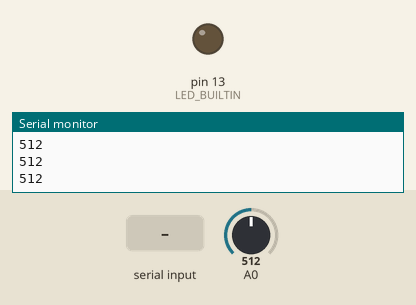
This sketch was run on a simulated Arduino Uno, built with avr-gcc and run on an emulated ATmega328P. Parts: output pins drawn as LEDs (lit = HIGH), the last lines printed to the serial monitor. The inputs (shaded band) are chosen by the test bench; at power-on: A0 = 512.

Above: at 1.2 s.
1.3 s: "ON\n" received over Serial
At 2.4 s:
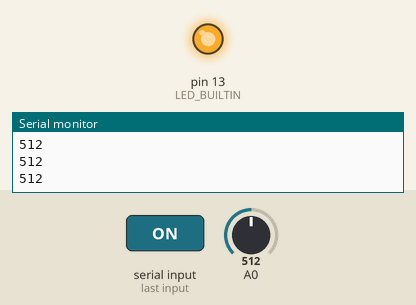
3.0 s: "OFF\n" received over Serial
At 3.6 s:
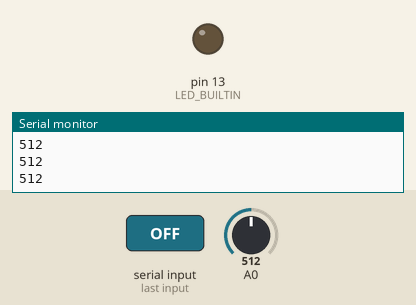
Timing chart, 0 to 6.0 s (numbered marks = the images above; inputs shaded):
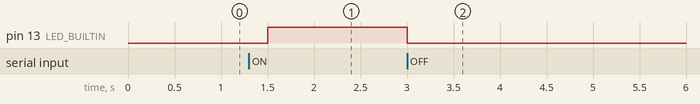

The sketch:

arduino_controller.ino
```cpp
void setup() {
  pinMode(LED_BUILTIN, OUTPUT);
Serial.begin(9600);
}


void loop() {
if (Serial.available() > 0) {
    String command = Serial.readStringUntil('\n');
command.trim();


if (command == "ON") {
digitalWrite(LED_BUILTIN, HIGH);
}


if (command == "OFF") {
digitalWrite(LED_BUILTIN, LOW);
}
}


int water = analogRead(A0);
Serial.println(water);


delay(500);
}
```

Measured:
- after the input at 1.3 s, pin 13 (LED_BUILTIN): LOW → HIGH after 0.20 s
- after the input at 3.0 s, pin 13 (LED_BUILTIN): HIGH → LOW at once
